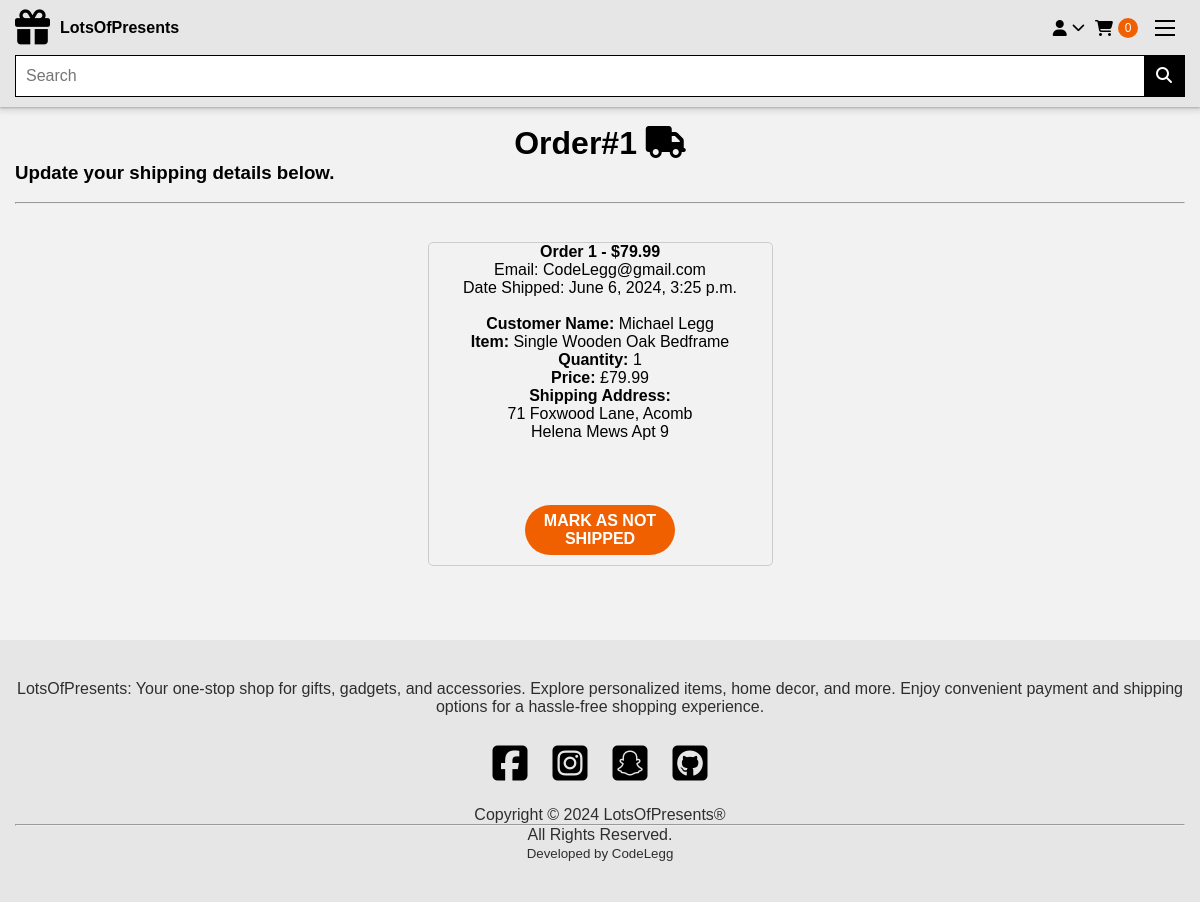
/payment/orders/1 (signed in), run on an earlier commit of the app's database.
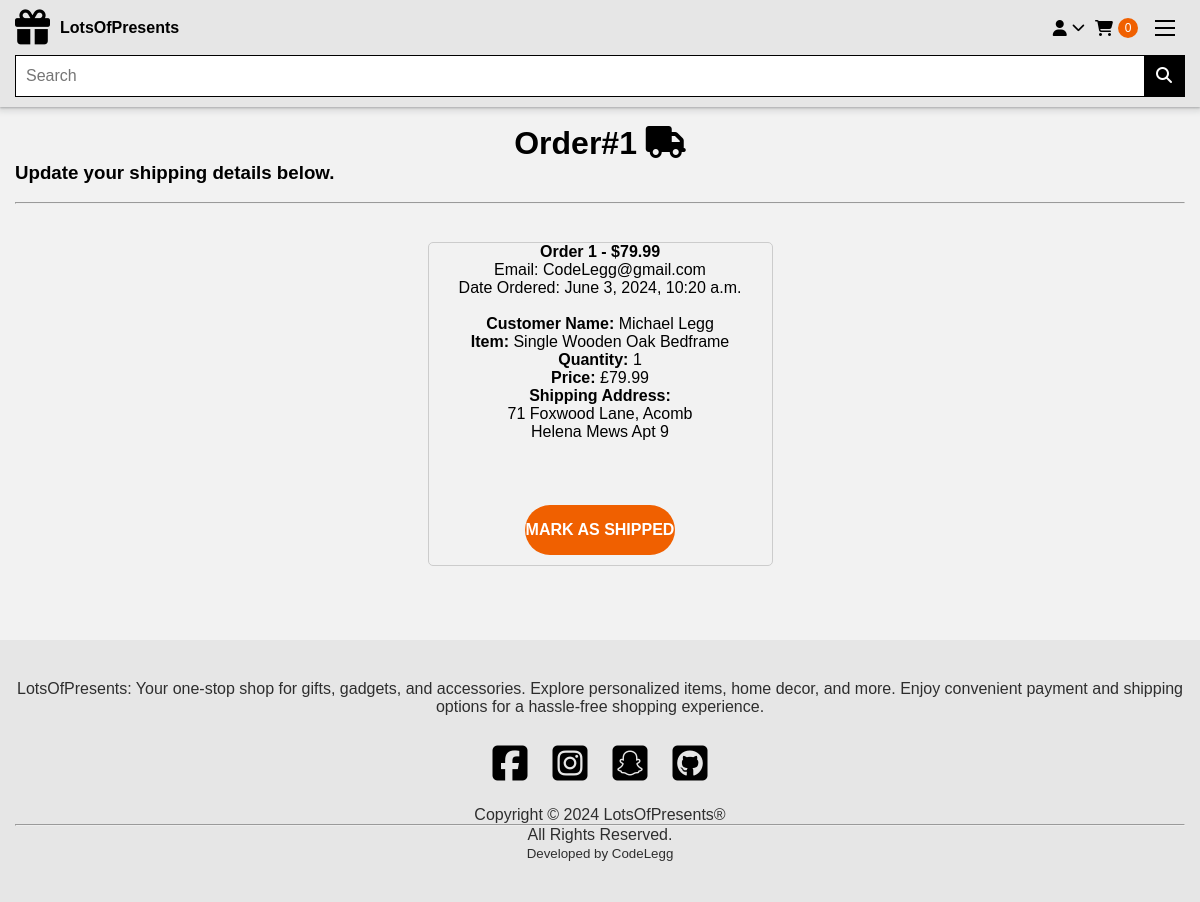
And on a later commit of the database.
### payment/models.py (models this page shows, shortened)
class Order(models.Model):
    user = models.ForeignKey(User, on_delete=models.CASCADE, null=True, blank=True)
    full_name = models.CharField(max_length=250)
    email = models.EmailField(max_length=250)
    shipping_address = models.TextField(max_length=15000)
    amount_paid = models.DecimalField(max_digits=7, decimal_places=2)
    date_ordered = models.DateTimeField(auto_now_add=True)
    shipped = models.BooleanField(default=False)
    date_shipped = models.DateTimeField(blank=True, null=True)

### payment/views.py (the view, shortened to what this page needs)
# urls.py: path('orders/<int:pk>', views.orders, name='orders'),
def orders(request, pk):
	if request.user.is_authenticated:
		order = Order.objects.get(id=pk)
		items = OrderItem.objects.filter(order=pk)
		return render(request, 'payment/orders.html', {"order":order, "items":items})
	else:
		messages.success(request, "Access Denied")
		return redirect('home')

### cart/cart.py (called while the page is built)
    def __len__(self):
        return len(self.cart)

### cart/context_proccessors.py (called while the page is built)
def cart(request):
    return {'cart': Cart(request)}

### store/models.py (called while the page is built)
    def __str__(self):
        return self.name

### payment/templates/payment/orders.html (shortened to what this page needs)
{% extends 'base.html' %}
{% block content %}
<div class="container">
    <div class="row">
  <br>
  <h1 class="account-title">Order#{{ order.id}} <i class="fa-solid fa-truck"></i></h1>
  <h3>Update your shipping details below.</h3>
  <br>
  <hr>
  <br>
        <center>
            <div class="">
                <div class="card">
                    <div class="card-header">
                        <strong>Order {{ order.id}} - ${{order.amount_paid}}</strong>
                    </div>
                    <div class="card-body">
                        Email: {{ order.email}}<br />
                        {% if order.date_shipped %}
                        Date Shipped: {{ order.date_shipped}}
                        {% else %}
                        Date Ordered: {{ order.date_ordered}}
                        {% endif %}
                        <br /><br />
                        <strong>Customer Name:</strong>
                        {{ order.full_name }}<br />
                        {% for item in items %}
                        <ul>
                            <li> <strong>Item:</strong> {{ item.product }}</li>
                            <li><strong>Quantity:</strong> {{ item.quantity }}</li>
                            <li><strong>Price:</strong> £{{ item.price }}</li>
                        </ul> <strong>Shipping Address:</strong>
                        <pre>{{ order.shipping_address }}</pre><br />
                        {% endfor %}
                        <br /><br />
                        {% if not order.shipped %}
                        <form method="POST">
                            <button type="Submit" class="btn btn-success">Mark As Shipped</button>
                            {% else %}
                            <form method="POST">
                                <button type="Submit" class="btn btn-danger">Mark As Not Shipped</button>
                                {% endif %}
                    </div>
                </div>
                <br />
                <br /><br />
            </div>
        </center>
    </div>
</div>
{% endblock %}

What changed in the data, as far as the page shows it:
changed Order "CodeLegg@gmail.com": date_ordered (not shown) → "June 3, 2024, 10:20 a.m."; shipped True → False (drawn); date_shipped "June 6, 2024, 3:25 p.m." → (not shown)
Also different on the page:
text no longer shown: "Date Shipped: MARK AS NOT SHIPPED"
text now shown: "Date Ordered: MARK AS SHIPPED"
